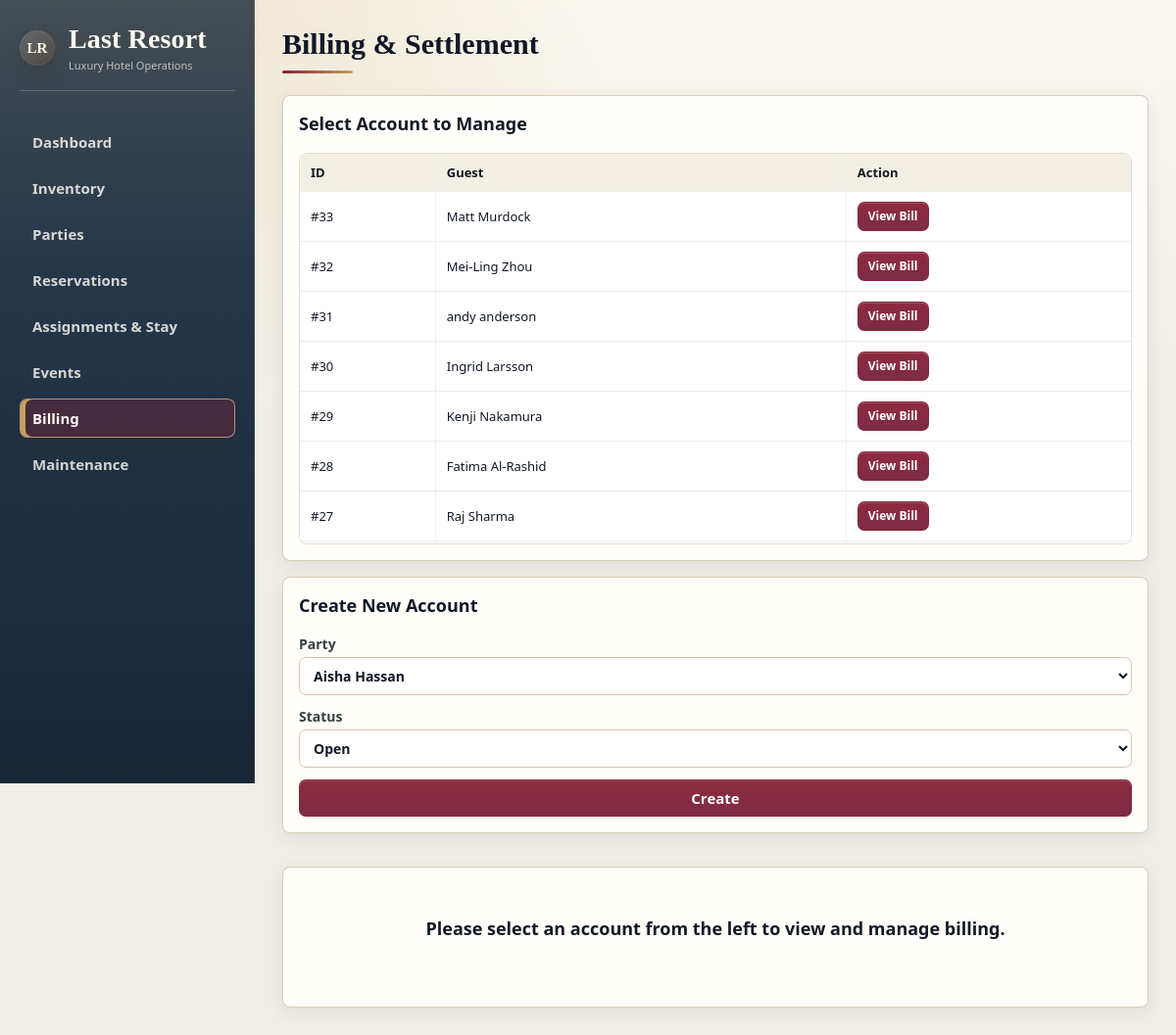
Screenshot of /billing with the database file from the repository.
### tables this page shows
CREATE TABLE billing_account (
    accountId INTEGER PRIMARY KEY,
    partyId INTEGER NOT NULL,
    status TEXT NOT NULL,
    creditLimit REAL,
    FOREIGN KEY (partyId) REFERENCES party(partyId)
);

CREATE TABLE party (
    partyId INTEGER PRIMARY KEY,
    email TEXT NOT NULL,
    phone TEXT NOT NULL,
    partyType TEXT NOT NULL,
    contactPersonName TEXT NOT NULL
);

### app.py (the view, shortened to what this page needs)
    @app.route("/billing", methods=["GET", "POST"])
    def billing():
        db = get_db()
        accounts = db.execute(
            """
            SELECT ba.accountId, ba.partyId, ba.status, ba.creditLimit, p.contactPersonName, p.partyType
            FROM billing_account ba
            JOIN party p ON p.partyId = ba.partyId
            ORDER BY ba.accountId DESC
            """
        ).fetchall()
        parties_data = db.execute("SELECT partyId, contactPersonName FROM party ORDER BY contactPersonName").fetchall()
        services = db.execute("SELECT serviceCode, serviceType, baseRate FROM service_type ORDER BY serviceCode").fetchall()
        account_id = request.args.get("account_id")
        selected_account = None
        room_charges = []
        event_charges = []
        other_charges = []
        account_stays = []
        total_due = 0.0
        return render_template(
            "billing.html",
            accounts=accounts,
            selected_account=selected_account,
            room_charges=room_charges,
            event_charges=event_charges,
            other_charges=other_charges,
            account_stays=account_stays,
            total_due=total_due,
            parties=parties_data,
            services=services,
            today=datetime.now().strftime("%Y-%m-%d"),
        )

### app.py (called while the page is built)
def get_db() -> sqlite3.Connection:
    if "db" not in g:
        conn = sqlite3.connect(DB_PATH)
        conn.row_factory = sqlite3.Row
        conn.execute("PRAGMA foreign_keys = ON;")
        g.db = conn
    return g.db

### templates/billing.html (shortened to what this page needs)
{% extends "base.html" %}
{% block content %}
<h2>Billing & Settlement</h2>
<div class="billing-layout">
    <div class="left-panel">
        <section class="card">
            <h3>Select Account to Manage</h3>
            <div class="billing-account-scroll">
                <table>
                    <thead><tr><th>ID</th><th>Guest</th><th>Action</th></tr></thead>
                    <tbody>
                    {% for a in accounts %}
                        <tr{% if selected_account and selected_account.accountId == a.accountId %} class="is-selected"{% endif %}>
                            <td>#{{ a.accountId }}</td>
                            <td>{{ a.contactPersonName }}</td>
                            <td><a href="{{ url_for('billing', account_id=a.accountId) }}" class="btn btn-compact">View Bill</a></td>
                        </tr>
                    {% endfor %}
                    </tbody>
                </table>
            </div>
        </section>
        <section class="card">
            <h3>Create New Account</h3>
            <form method="post" class="grid-form">
                <label>Party
                    <select name="partyId" required>
                        {% for p in parties %}
                            <option value="{{ p.partyId }}">{{ p.contactPersonName }}</option>
                        {% endfor %}
                    </select>
                </label>
                <label>Status
                    <select name="status"><option>Open</option><option>Closed</option></select>
                </label>
                <button class="btn" type="submit">Create</button>
            </form>
        </section>
    </div>
    <div class="right-panel">
        {% if selected_account %}
        <section class="card invoice-card">
            <h3>Invoice for: {{ selected_account.contactPersonName }} (Account #{{ selected_account.accountId }})</h3>
            <h4>1. Room Charges (Auto-calculated)</h4>
            <table class="billing-table">
                <tbody>
                {% for rc in room_charges %}
                    <tr><td>{{ rc.desc }}</td><td class="amount-cell">${{ "%.2f"|format(rc.amount) }}</td></tr>
                {% else %}
                    <tr><td colspan="2" class="muted-cell">No stays recorded yet.</td></tr>
                {% endfor %}
                </tbody>
            </table>
            <h4>2. Event Charges (Auto-calculated)</h4>
            <table class="billing-table">
                <tbody>
                {% for ec in event_charges %}
                    <tr><td>{{ ec.desc }}</td><td class="amount-cell">${{ "%.2f"|format(ec.amount) }}</td></tr>
                {% else %}
                    <tr><td colspan="2" class="muted-cell">No events hosted.</td></tr>
                {% endfor %}
                </tbody>
            </table>
            <h4>3. Other / Manual Charges</h4>
            <table class="billing-table">
                <thead><tr><th>Date</th><th>Service</th><th>Stay Ref</th><th class="amount-cell">Amount</th></tr></thead>
                <tbody>
                {% for oc in other_charges %}
                    <tr>
                        <td>{{ oc.dateIncurred }}</td>
                        <td>{{ oc.serviceType }}</td>
                        <td>{{ oc.stayId or '-' }}</td>
                        <td class="amount-cell">${{ "%.2f"|format(oc.chargeAmount) }}</td>
                    </tr>
                {% else %}
                    <tr><td colspan="4" class="muted-cell">No extra charges.</td></tr>
                {% endfor %}
                </tbody>
            </table>
            <div class="invoice-total">
                Total Due: <span>${{ "%.2f"|format(total_due) }}</span>
            </div>
        </section>
        <section class="card soft-card">
            <h3>Add 'Other' Charge for {{ selected_account.contactPersonName }}</h3>
            <form method="post" class="grid-form billing-charge-form">
                <input type="hidden" name="action" value="add_charge">
                <input type="hidden" name="accountId" value="{{ selected_account.accountId }}">
                <label>Related Stay (Optional)
                    <select name="stayId">
                        <option value="">-- None --</option>
                        {% for s in account_stays %}
                            <option value="{{ s.stayId }}">Stay #{{ s.stayId }} ({{ s.roomLabel }})</option>
                        {% endfor %}
                    </select>
                </label>
                <label>Service Type
                    <select name="serviceCode">
                        {% for s in services %}
                            <option value="{{ s.serviceCode }}">{{ s.serviceType }} (Base: ${{ s.baseRate }})</option>
                        {% endfor %}
                    </select>
                </label>
                <label>Amount <input name="chargeAmount" type="number" step="0.01" placeholder="e.g. 50.00" required></label>
                <label>Date Incurred <input name="dateIncurred" type="date" value="{{ today }}" required></label>
                <div class="full-span">
                    <button class="btn" type="submit">Add This Charge</button>
                </div>
            </form>
        </section>
        {% else %}
        <div class="card empty-state">
            <h3>Please select an account from the left to view and manage billing.</h3>
        </div>
        {% endif %}
    </div>
</div>
{% endblock %}

### rows the page displays
billing_account: accountId "33", contactPersonName "Matt Murdock"
billing_account: accountId "32", contactPersonName "Mei-Ling Zhou"
billing_account: accountId "31", contactPersonName "andy anderson"
billing_account: accountId "30", contactPersonName "Ingrid Larsson"
billing_account: accountId "29", contactPersonName "Kenji Nakamura"
billing_account: accountId "28", contactPersonName "Fatima Al-Rashid"
billing_account: accountId "27", contactPersonName "Raj Sharma"

### other values shown
form field partyId "Aisha Hassan"
